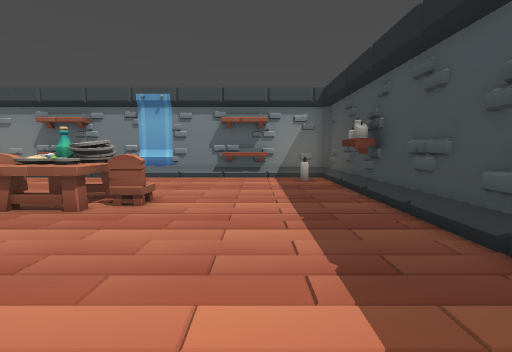
view 1 (above)

12 first-person views from a walk through a 3-D level made in the Godot game engine. The camera is 1.3 m above the floor, tilts 6° down and sees 90° across. The floor is counted in squares, 1 m on a side. Each view is taken from the middle of a square. On the plan, view 1 faces up. The plan holds only what a view shows up to about 13 squares ahead; the rest is blank.

view 2
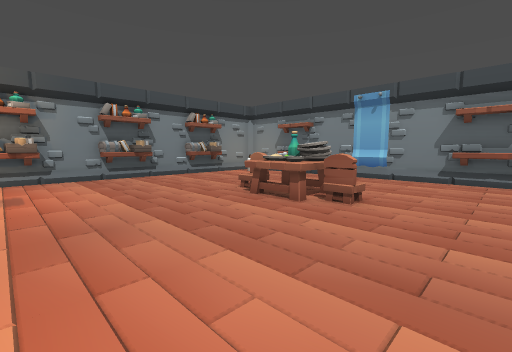

view 3
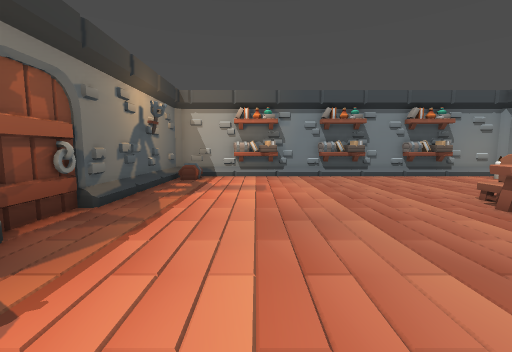

view 4
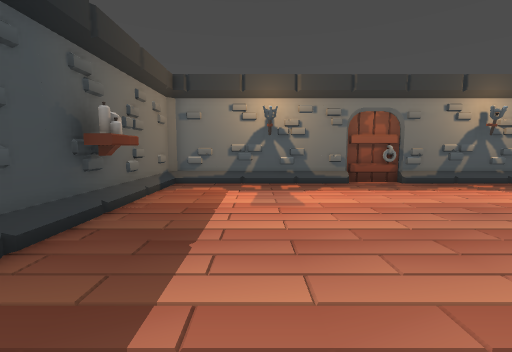

view 5
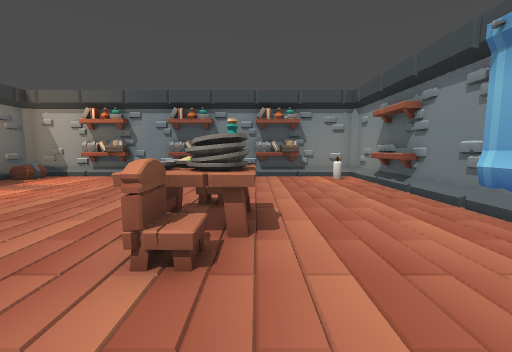

view 6
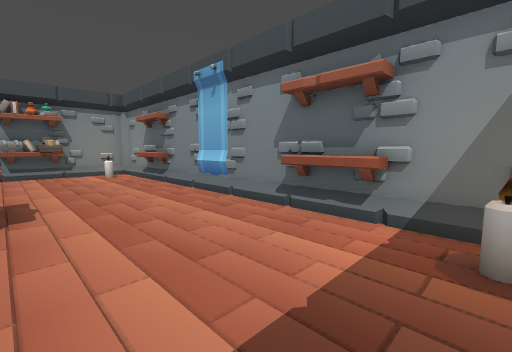

view 7
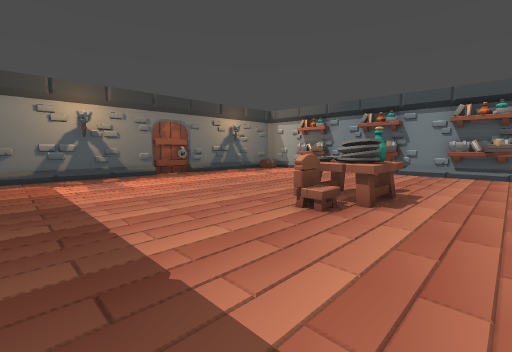

view 8
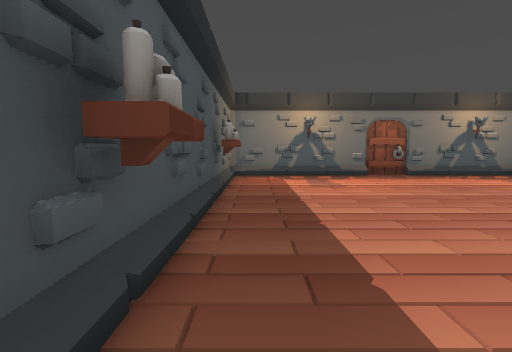

view 9
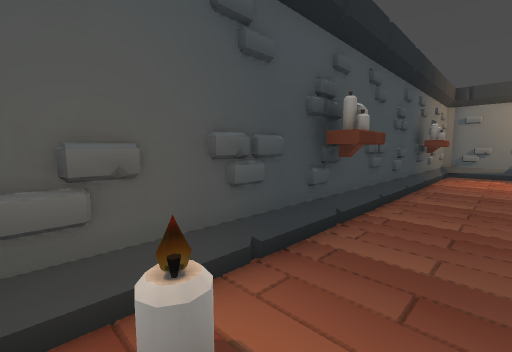

view 10
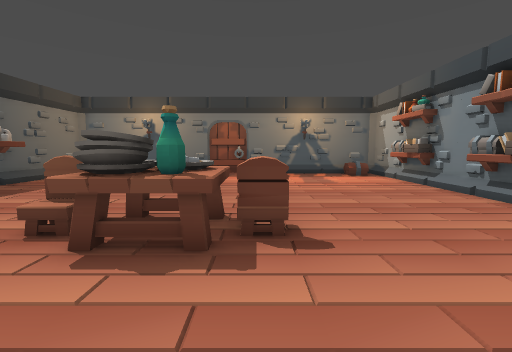

view 11
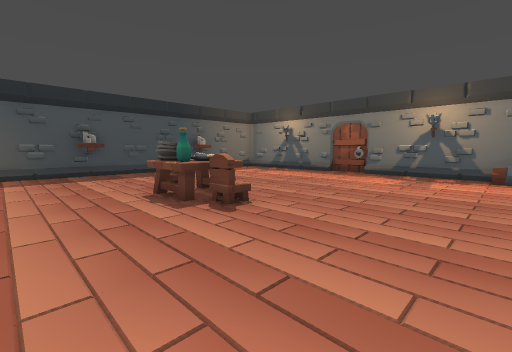

view 12
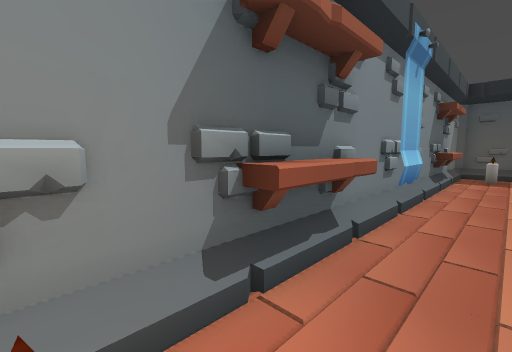

### Floor plan
Points are (right, up) in squares from view 1. A wall is a line through its corners. A room is listed if a view was taken in it or the views show most of it. See-through windows are left out.
Room 1 (views 1, 2, 3, 4, 5, 6, 7, 8, 9, 10, 11, 12)
walls: (-11.7, 5) (-11.6, 4.2); (-11.8, 5.1) (-11.8, 3.1); (-11.9, 3.8) (-11.7, 3); (-12, 4.9) (-12, 3) (-12.3, 3); (-11.7, 1) (-11.6, 0.1); (-11.8, 1) (-11.8, -1); (-4.9, -3.6) (-4.5, -4); (-12, 1) (-12, -0.9); (-5.4, 11.8) (-12, 11.8) (-12.2, 11.5) (-12.2, -3.5); (-11.9, 7.7) (-11.8, 7.1) (-12.3, 7); (-12.3, 0.9) (-11.8, 0.9); (-12.4, 1) (-11.9, 1) (-11.7, 0.4); (-11.9, -0.3) (-11.8, -1.1); (-11.7, 9) (-11.6, 8.2); (-11.8, 9) (-11.7, 8.5); (-11.8, 9) (-11.8, 7.1); (-12, 8.9) (-12, 7); (-12, -3.8) (3, -3.8) (3.2, -3.5) (3.2, 11.5) (3, 11.8) (-3.5, 11.8)
low walls: (-7.8, 11.5) (-9, 11.5); (-9.4, -3.5) (-7.6, -3.5); (0.4, 11.5) (-1.2, 11.5); (1, -3.5) (2.9, -3.5)
objects: other object (-11, -3); candle (-11, 11); shelf (-9, 11) to (-8, 11); chair (-6, 6); table (-5, 5) to (-4, 7); chair (-3, 6); shelf (-1, 11) to (0, 11); candle (2, 11)

Positions as (right, up) in squares from view 1, and headings:
1: (0, 0), facing up
2: (0, 0), facing up-left
3: (0, 0), facing left
4: (0, 6), facing down
5: (0, 7), facing left
6: (2, 7), facing up-left
7: (2, 9), facing down-left
8: (2, 9), facing down
9: (1, 11), facing down-right
10: (-6, 10), facing down
11: (-11, 10), facing down-right
12: (-11, 10), facing up-right
